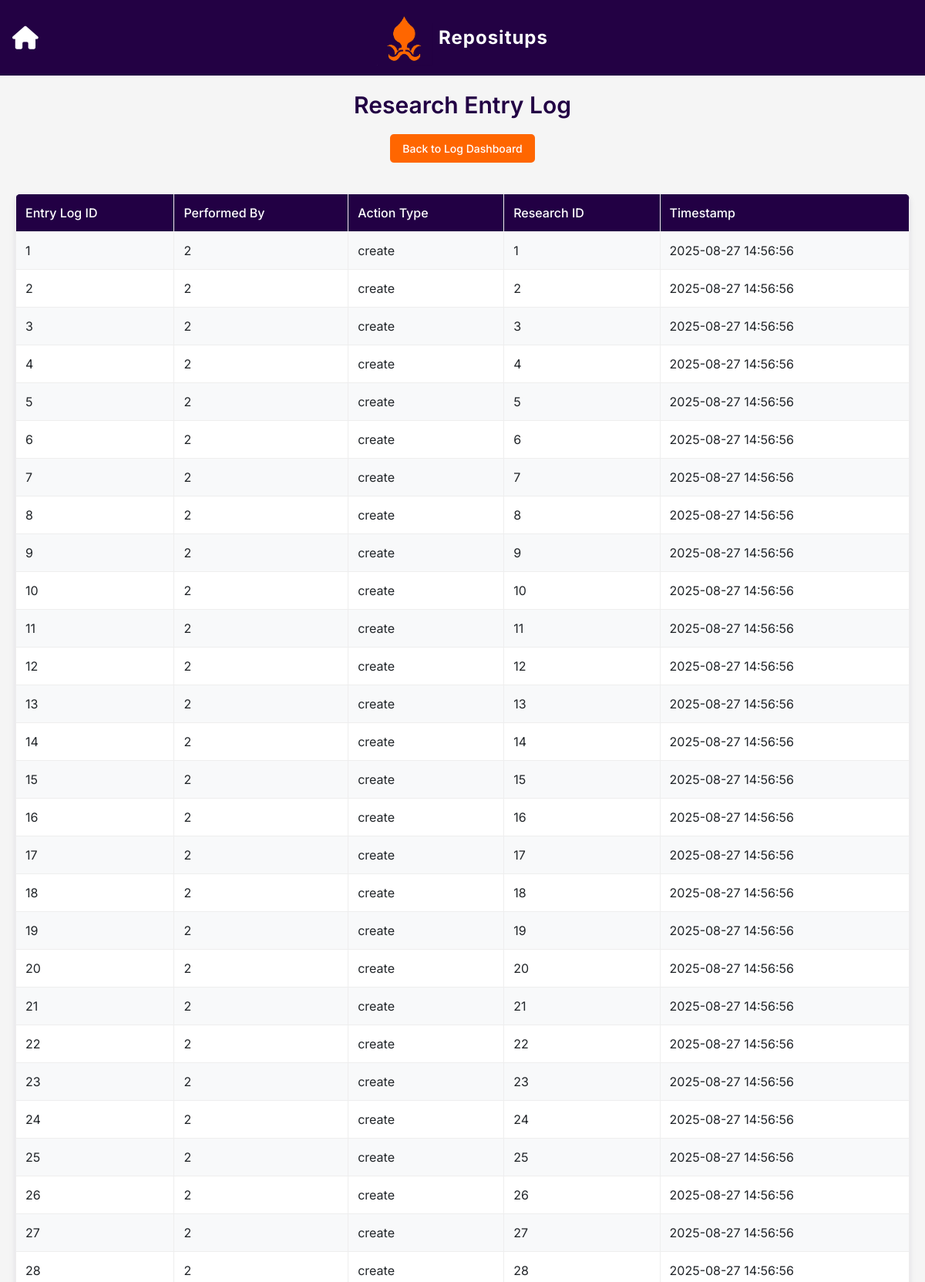
The app's page /research_entry_log_display.php (signed in, upper part) with its own data.
### tables this page shows
CREATE TABLE `researchentrylog` (
  `entryLogID` int(11) NOT NULL,
  `performedBy` int(11) DEFAULT NULL,
  `actionType` varchar(50) NOT NULL,
  `researchID` int(11) DEFAULT NULL,
  `timestamp` timestamp NOT NULL DEFAULT current_timestamp()
);

### research_entry_log_display.php (the view, shortened to what this page needs)
<?php
require_once 'config.php';
$sql = "SELECT entryLogID, performedBy, actionType, researchID, timestamp FROM researchentrylog";
$result = $conn->query($sql);
?>
<!DOCTYPE html>
<html lang="en">
<head>
    <link rel="stylesheet" href="https://cdnjs.cloudflare.com/ajax/libs/bootstrap/5.3.0/css/bootstrap.min.css">
    <link rel="stylesheet" href="https://cdnjs.cloudflare.com/ajax/libs/font-awesome/6.4.0/css/all.min.css">
</head>
<body>
    <header>
        <nav class="navbar navbar-expand-lg navbar-dark" style="background-color: rgb(35, 1, 68);">
            <div class="container-fluid position-relative justify-content-center">
                <a href="welcome.php" class="btn btn-outline-light me-2 show-hamburger border-0 home-btn" style="position:absolute;left:0;top:50%;transform:translateY(-50%);z-index:1100;padding-left:16px;background:transparent;">
                    <i class="fas fa-home"></i>
                </a>
                <a class="navbar-brand mx-auto d-flex align-items-center justify-content-center" href="#">
                    <img src="images/octopus-logo.png" alt="Logo" class="navbar-logo me-2">
                    <span>Repositups</span>
                </a>
            </div>
        </nav>
    </header>
    <div class="container-fluid flex-grow-1">
        <h1>Research Entry Log</h1>
        <a href="log_dashboard.php" class="back-button">Back to Log Dashboard</a>
        <?php
        if ($result->num_rows > 0) {
            echo "<table>";
            echo "<tr>
                    <th>Entry Log ID</th>
                    <th>Performed By</th>
                    <th>Action Type</th>
                    <th>Research ID</th>
                    <th>Timestamp</th>
                  </tr>";
            while($row = $result->fetch_assoc()) {
                echo "<tr>";
                echo "<td>" . $row["entryLogID"] . "</td>";
                echo "<td>" . $row["performedBy"] . "</td>";
                echo "<td>" . $row["actionType"] . "</td>";
                echo "<td>" . $row["researchID"] . "</td>";
                echo "<td>" . $row["timestamp"] . "</td>";
                echo "</tr>";
            }
            echo "</table>";
        } else {
            echo "<p class='no-records'>No records found in the research entry log.</p>";
        }
        ?>
    </div>
</body>
</html>

### research_entry_log_display.php (style rules this page uses)
body { font-family: 'Inter', -apple-system, BlinkMacSystemFont, 'Segoe UI', Roboto, Oxygen, Ubuntu, Cantarell, sans-serif; margin: 0; background-color: #f5f5f5; min-height: 100vh; display: flex; flex-direction: column; }
h1 { color: #220044; margin-bottom: 20px; font-weight: 600; font-size: clamp(1.5rem, 2.5vw, 3rem); text-align: center; }
table { border-collapse: collapse; width: 100%; margin-top: 20px; background-color: white; box-shadow: 0 4px 8px rgba(34, 0, 68, 0.1); border-radius: 8px; overflow: hidden; }
th, td { border: 1px solid #eee; padding: 12px; text-align: left; }
th { background-color: #220044; color: white; font-weight: 500; }
tr:nth-child(even) { background-color: #f8f9fa; }
.back-button { display: block; align-items: center; background-color: #FF6600; color: white; padding: 8px 16px; text-decoration: none; border-radius: 5px; margin: 0 auto 20px; font-weight: 500; font-size: 14px; transition: background-color 0.3s ease; width: fit-content; }
.navbar-brand { font-weight: bold; letter-spacing: 1px; font-size: clamp(1.1rem, 2vw, 2rem); font-family: "Inter", -apple-system, BlinkMacSystemFont, "Segoe UI", Roboto, Oxygen, Ubuntu, Cantarell, sans-serif; }
.home-btn { font-size: clamp(1.5rem, 2.5vw, 2.5rem); padding: clamp(0.8rem, 1.5vw, 1.5rem); transition: background-color 0.3s ease, color 0.3s ease; background: transparent; color: inherit; }
.home-btn i { display: block; line-height: 1; color: white; transition: color 0.3s ease; }
.navbar-logo { height: clamp(32px, 6vw, 80px); width: auto; }
.container-fluid.flex-grow-1 { padding: 20px; flex: 1 0 auto; display: flex; flex-direction: column; }

### records on screen
researchentrylog: entryLogID "1", performedBy "2", actionType "create", researchID "1", timestamp "2025-08-27 14:56:56"
researchentrylog: entryLogID "2", performedBy "2", actionType "create", researchID "2", timestamp "2025-08-27 14:56:56"
researchentrylog: entryLogID "3", performedBy "2", actionType "create", researchID "3", timestamp "2025-08-27 14:56:56"
researchentrylog: entryLogID "4", performedBy "2", actionType "create", researchID "4", timestamp "2025-08-27 14:56:56"
researchentrylog: entryLogID "5", performedBy "2", actionType "create", researchID "5", timestamp "2025-08-27 14:56:56"
researchentrylog: entryLogID "6", performedBy "2", actionType "create", researchID "6", timestamp "2025-08-27 14:56:56"
researchentrylog: entryLogID "7", performedBy "2", actionType "create", researchID "7", timestamp "2025-08-27 14:56:56"
researchentrylog: entryLogID "8", performedBy "2", actionType "create", researchID "8", timestamp "2025-08-27 14:56:56"
researchentrylog: entryLogID "9", performedBy "2", actionType "create", researchID "9", timestamp "2025-08-27 14:56:56"
researchentrylog: entryLogID "10", performedBy "2", actionType "create", researchID "10", timestamp "2025-08-27 14:56:56"
researchentrylog: entryLogID "11", performedBy "2", actionType "create", researchID "11", timestamp "2025-08-27 14:56:56"
researchentrylog: entryLogID "12", performedBy "2", actionType "create", researchID "12", timestamp "2025-08-27 14:56:56"
researchentrylog: entryLogID "13", performedBy "2", actionType "create", researchID "13", timestamp "2025-08-27 14:56:56"
researchentrylog: entryLogID "14", performedBy "2", actionType "create", researchID "14", timestamp "2025-08-27 14:56:56"
researchentrylog: entryLogID "15", performedBy "2", actionType "create", researchID "15", timestamp "2025-08-27 14:56:56"
researchentrylog: entryLogID "16", performedBy "2", actionType "create", researchID "16", timestamp "2025-08-27 14:56:56"
researchentrylog: entryLogID "17", performedBy "2", actionType "create", researchID "17", timestamp "2025-08-27 14:56:56"
researchentrylog: entryLogID "18", performedBy "2", actionType "create", researchID "18", timestamp "2025-08-27 14:56:56"
researchentrylog: entryLogID "19", performedBy "2", actionType "create", researchID "19", timestamp "2025-08-27 14:56:56"
researchentrylog: entryLogID "20", performedBy "2", actionType "create", researchID "20", timestamp "2025-08-27 14:56:56"
researchentrylog: entryLogID "21", performedBy "2", actionType "create", researchID "21", timestamp "2025-08-27 14:56:56"
researchentrylog: entryLogID "22", performedBy "2", actionType "create", researchID "22", timestamp "2025-08-27 14:56:56"
researchentrylog: entryLogID "23", performedBy "2", actionType "create", researchID "23", timestamp "2025-08-27 14:56:56"
researchentrylog: entryLogID "24", performedBy "2", actionType "create", researchID "24", timestamp "2025-08-27 14:56:56"
researchentrylog: entryLogID "25", performedBy "2", actionType "create", researchID "25", timestamp "2025-08-27 14:56:56"
researchentrylog: entryLogID "26", performedBy "2", actionType "create", researchID "26", timestamp "2025-08-27 14:56:56"
researchentrylog: entryLogID "27", performedBy "2", actionType "create", researchID "27", timestamp "2025-08-27 14:56:56"
researchentrylog: entryLogID "28", performedBy "2", actionType "create", researchID "28", timestamp "2025-08-27 14:56:56"
